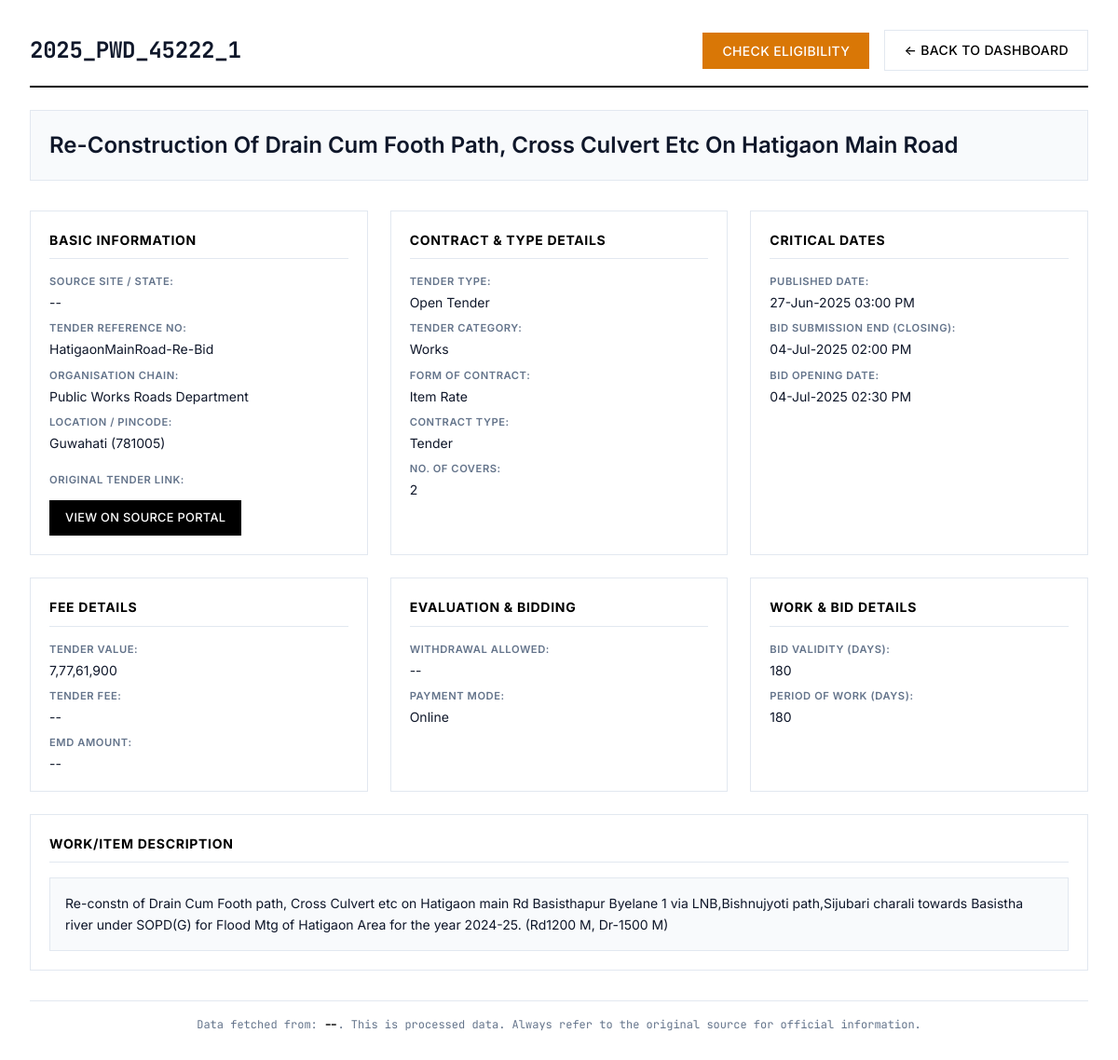
Screenshot of /tender/4 with the database file from the repository.
### database.py (models this page shows, shortened)
class Tender(Base):
    __tablename__ = "tenders"
    id = Column(Integer, primary_key=True, index=True)
    tender_id = Column(String, unique=True, index=True, nullable=False)
    source_site = Column(String, index=True, nullable=False)
    tender_title = Column(Text)
    organisation_chain = Column(Text)
    tender_value_numeric = Column(Float, nullable=True)
    emd_amount_numeric = Column(Float, nullable=True)
    published_date = Column(DateTime, nullable=True)
    closing_date = Column(DateTime, nullable=True)
    opening_date = Column(DateTime, nullable=True)
    location = Column(String, nullable=True)
    pincode = Column(String, nullable=True)
    status = Column(String, default="Live", index=True) # e.g., "Live", "Result Announced", "Cancelled"
    full_details_json = Column(JSON, nullable=True)
    created_at = Column(DateTime(timezone=True), server_default=func.now())
    updated_at = Column(DateTime(timezone=True), onupdate=func.now())
    result = relationship("TenderResult", back_populates="tender", uselist=False, cascade="all, delete-orphan")
    bids = relationship("TenderBid", back_populates="tender", cascade="all, delete-orphan")

### dashboard.py (the view)
@app.get("/tender/{tender_pk_id}", name="view_tender_detail", response_class=HTMLResponse)
async def view_tender_detail(request: Request, tender_pk_id: int, db: Session = Depends(get_db)):
    if not templates: raise HTTPException(503, "Template engine error")
    tender = db.query(Tender).filter(Tender.id == tender_pk_id).first()
    if not tender: raise HTTPException(404, "Tender not found in database.")
    return templates.TemplateResponse("tender_detail.html", {
        "request": request,
        "tender": tender.full_details_json or {},
        "tender_pk_id": tender_pk_id
    })

### templates/tender_detail.html (shortened to what this page needs)
<!DOCTYPE html>
<html lang="en">
<head>
</head>
<body>
    {% macro na(value) -%}
        {{ value if value and value != 'N/A' else '--' }}
    {%- endmacro %}
    <div class="page-wrapper">
        <div class="container">
            <div class="page-header">
                <h1>{{ na(tender.get('detail_tender_id', tender.get('list_page_tender_id'))) }}</h1>
                <div class="header-actions">
                    <button id="checkEligibilityBtn" class="btn btn-info"
                            data-tender-pk-id="{{ tender_pk_id }}"
                            data-tender-url="{{ tender.get('detail_page_link', '') }}">
                        Check Eligibility
                    </button>
                    <a href="{{ url_for('homepage') }}" class="btn btn-secondary">← Back to Dashboard</a>
                </div>
            </div>
            <div class="tender-main-title">
                {{ na(tender.get('work_title', tender.get('primary_title'))) | neat_format }}
            </div>
            <div class="details-grid">
                <div class="detail-section">
                    <h3>Basic Information</h3>
                    <div class="detail-field"><strong>Source Site / State:</strong> <span class="value-text">{{ na(tender.get('source_site_key')) }}</span></div>
                    <div class="detail-field"><strong>Tender Reference No:</strong> <span class="value-text">{{ na(tender.get('tender_reference_number')) }}</span></div>
                    <div class="detail-field"><strong>Organisation Chain:</strong> <span class="value-text">{{ na(tender.get('organisation_chain', tender.get('list_page_org_chain'))) | neat_format }}</span></div>
                    <div class="detail-field"><strong>Location / Pincode:</strong> <span class="value-text">{{ na(tender.get('location')) }}{% if tender.get('pincode') and tender.get('pincode') != 'N/A' %} ({{ tender.pincode }}){% endif %}</span></div>
                    {% if tender.get('detail_page_link') and tender.get('detail_page_link') != 'N/A' %}
                    <div class="detail-field" style="margin-top: 12px;">
                        <strong>Original Tender Link:</strong>
                        <a href="{{ tender.detail_page_link }}" target="_blank" rel="noopener noreferrer" class="btn btn-link-style">View on Source Portal</a>
                    </div>
                    {% endif %}
                </div>
                <div class="detail-section">
                    <h3>Contract & Type Details</h3>
                    <div class="detail-field"><strong>Tender Type:</strong> <span class="value-text">{{ na(tender.get('tender_type')) }}</span></div>
                    <div class="detail-field"><strong>Tender Category:</strong> <span class="value-text">{{ na(tender.get('tender_category')) }}</span></div>
                    <div class="detail-field"><strong>Form of Contract:</strong> <span class="value-text">{{ na(tender.get('form_of_contract')) }}</span></div>
                    <div class="detail-field"><strong>Contract Type:</strong> <span class="value-text">{{ na(tender.get('contract_type')) }}</span></div>
                    <div class="detail-field"><strong>No. of Covers:</strong> <span class="value-text">{{ na(tender.get('no_of_covers')) }}</span></div>
                </div>
                <div class="detail-section">
                    <h3>Critical Dates</h3>
                    <div class="detail-field"><strong>Published Date:</strong> <span class="value-text">{{ na(tender.get('published_date')) }}</span></div>
                    <div class="detail-field"><strong>Bid Submission End (Closing):</strong> <span class="value-text">{{ na(tender.get('bid_submission_end_date')) }}</span></div>
                    <div class="detail-field"><strong>Bid Opening Date:</strong> <span class="value-text">{{ na(tender.get('detail_bid_opening_date')) }}</span></div>
                </div>
                <div class="detail-section">
                    <h3>Fee Details</h3>
                    <div class="detail-field"><strong>Tender Value:</strong> <span class="value-text">{{ na(tender.get('tender_value')) }}</span></div>
                    <div class="detail-field"><strong>Tender Fee:</strong> <span class="value-text">{{ na(tender.get('tender_fee')) }}</span></div>
                    <div class="detail-field"><strong>EMD Amount:</strong> <span class="value-text">{{ na(tender.get('emd_amount')) }}</span></div>
                </div>
                <div class="detail-section">
                    <h3>Evaluation & Bidding</h3>
                    <div class="detail-field"><strong>Withdrawal Allowed:</strong> <span class="value-text">{{ na(tender.get('withdrawal_allowed')) }}</span></div>
                    <div class="detail-field"><strong>Payment Mode:</strong> <span class="value-text">{{ na(tender.get('payment_mode')) }}</span></div>
                </div>
                <div class="detail-section">
                    <h3>Work & Bid Details</h3>
                    <div class="detail-field"><strong>Bid Validity (Days):</strong> <span class="value-text">{{ na(tender.get('bid_validity_days')) }}</span></div>
                    <div class="detail-field"><strong>Period of Work (Days):</strong> <span class="value-text">{{ na(tender.get('period_of_work_days')) }}</span></div>
                </div>
                <div class="detail-section full-width-section">
                    <h3>Work/Item Description</h3>
                    <div class="description-text"><pre>{{ na(tender.get('work_description', tender.get('list_page_title'))) }}</pre></div>
                </div>
            </div>
            <div class="source-note">
                Data fetched from: <span class="source-site-highlight">{{ na(tender.get('source_site_key')) }}</span>.
                This is processed data. Always refer to the original source for official information.
            </div>
        </div>
    </div>
</body>
</html>

### templates/tender_detail.html (style rules this page uses)
* { box-sizing: border-box; margin: 0; padding: 0; }
html { font-size: 16px; scroll-behavior: smooth; }
:root { --color-primary: #000000; --color-secondary: #1a1a1a; --color-accent: #2563eb; --color-surface: #ffffff; --color-surface-alt: #f8fafc; --color-border: #e2e8f0; --color-text: #0f172a; --color-text-muted: #64748b; --color-success: #059669; --shadow-md: 0 4px 6px -1px rgb(0 0 0 / 0.1), 0 2px 4px -2px rgb(0 0 0 / 0.1); }
body { font-family: 'Inter', -apple-system, BlinkMacSystemFont, sans-serif; background: var(--color-surface-alt); color: var(--color-text); line-height: 1.6; font-weight: 400; min-height: 100vh; -webkit-font-smoothing: antialiased; -moz-osx-font-smoothing: grayscale; }
.page-wrapper { background: var(--color-surface); padding: 32px; min-height: calc(100vh - 64px); }
.container { max-width: none; width: 100%; margin: 0 auto; }
.page-header { display: flex; justify-content: space-between; align-items: center; margin-bottom: 24px; padding-bottom: 16px; border-bottom: 2px solid var(--color-primary); flex-wrap: wrap; gap: 16px; }
.page-header h1 { font-size: 1.5rem; font-weight: 700; letter-spacing: -0.01em; color: var(--color-text); text-transform: none; overflow-wrap: break-word; word-break: break-all; font-family: 'JetBrains Mono', monospace; }
.header-actions { display: flex; gap: 16px; align-items: center; }
.btn { display: inline-flex; align-items: center; justify-content: center; padding: 10px 20px; border: 1px solid transparent; font-family: inherit; font-size: 0.875rem; font-weight: 500; text-decoration: none; color: var(--color-surface); background: var(--color-primary); border-radius: 0; cursor: pointer; transition: all 0.2s ease; text-transform: uppercase; letter-spacing: 0.025em; }
.btn-secondary { background: transparent; color: var(--color-primary); border-color: var(--color-border); }
.btn-info { background-color: #d97706; border-color: #d97706; }
.tender-main-title { font-size: 1.5rem; font-weight: 600; color: var(--color-text); margin-bottom: 32px; padding: 20px; background-color: var(--color-surface-alt); border: 1px solid var(--color-border); line-height: 1.4; text-align: left; }
.details-grid { display: grid; grid-template-columns: repeat(auto-fit, minmax(340px, 1fr)); gap: 24px; margin-bottom: 32px; }
.detail-section { background-color: var(--color-surface); border: 1px solid var(--color-border); padding: 20px; display: flex; flex-direction: column; }
.detail-section h3 { font-size: 0.875rem; font-weight: 700; color: var(--color-primary); margin-top: 0; margin-bottom: 16px; padding-bottom: 8px; border-bottom: 1px solid var(--color-border); text-transform: uppercase; letter-spacing: 0.05em; }
.detail-field { margin-bottom: 10px; display: flex; flex-direction: column; gap: 2px; }
.detail-field:last-child { margin-bottom: 0; }
.detail-field strong { font-size: 0.7rem; font-weight: 600; color: var(--color-text-muted); text-transform: uppercase; letter-spacing: 0.05em; margin-bottom: 2px; }
.detail-field span, .detail-field .value-text, .detail-field a.value-link { font-size: 0.875rem; color: var(--color-text); word-wrap: break-word; line-height: 1.3; }
.btn-link-style { margin-top: 8px; padding: 8px 16px; font-size: 0.8rem; width: fit-content; }
.full-width-section { grid-column: 1 / -1; }
.description-text pre { background: var(--color-surface-alt); padding: 16px; border: 1px solid var(--color-border); font-size: 0.875rem; white-space: pre-wrap; word-wrap: break-word; line-height: 1.6; color: var(--color-text); font-family: inherit; max-height: 300px; overflow-y: auto; }
.source-note { font-size: 0.75rem; color: var(--color-text-muted); margin-top: 32px; padding-top: 16px; border-top: 1px solid var(--color-border); display: block; text-align: center; font-family: 'JetBrains Mono', monospace; }
.source-site-highlight { font-weight: 700; color: var(--color-primary); }

### rows the page displays
Tender: tender "2025_PWD_45222_1 Guwahati", tender_title "Re-Construction Of Drain Cum Footh Path, Cross Culvert Etc On Hatigaon Main Road", organisation_chain "Public Works Roads Department"

### other values shown
{{ tender.pincode }} "781005"
